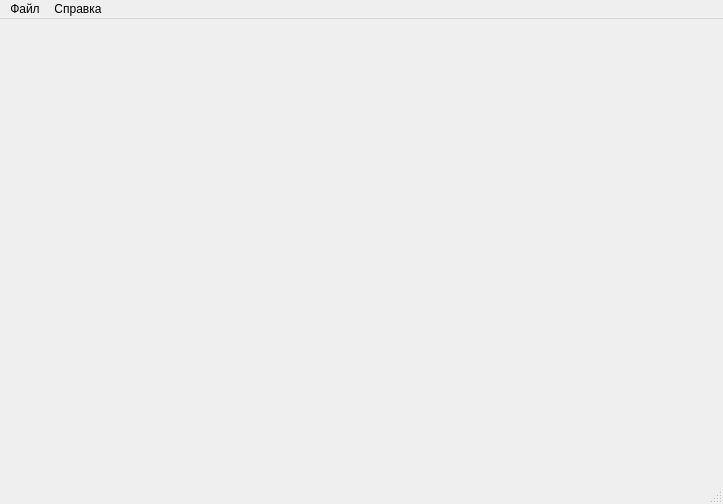
<?xml version="1.0" encoding="UTF-8"?>
<ui version="4.0">
 <class>MainWindow</class>
 <widget class="QMainWindow" name="MainWindow">
  <property name="geometry">
   <rect>
    <x>0</x>
    <y>0</y>
    <width>723</width>
    <height>504</height>
   </rect>
  </property>
  <property name="windowTitle">
   <string>Инкубатор</string>
  </property>
  <widget class="QWidget" name="centralwidget"/>
  <widget class="QStatusBar" name="statusbar"/>
  <widget class="QMenuBar" name="menubar">
   <property name="geometry">
    <rect>
     <x>0</x>
     <y>0</y>
     <width>723</width>
     <height>21</height>
    </rect>
   </property>
   <widget class="QMenu" name="menu">
    <property name="title">
     <string>Файл</string>
    </property>
    <addaction name="action"/>
    <addaction name="action_2"/>
    <addaction name="action_3"/>
   </widget>
   <widget class="QMenu" name="menu_2">
    <property name="title">
     <string>Справка</string>
    </property>
    <addaction name="action_4"/>
   </widget>
   <addaction name="menu"/>
   <addaction name="menu_2"/>
  </widget>
  <action name="action">
   <property name="text">
    <string>История</string>
   </property>
  </action>
  <action name="action_2">
   <property name="text">
    <string>Настройки</string>
   </property>
  </action>
  <action name="action_3">
   <property name="text">
    <string>Отчёт</string>
   </property>
  </action>
  <action name="action_4">
   <property name="text">
    <string>О программе...</string>
   </property>
  </action>
 </widget>
 <resources/>
 <connections/>
</ui>
